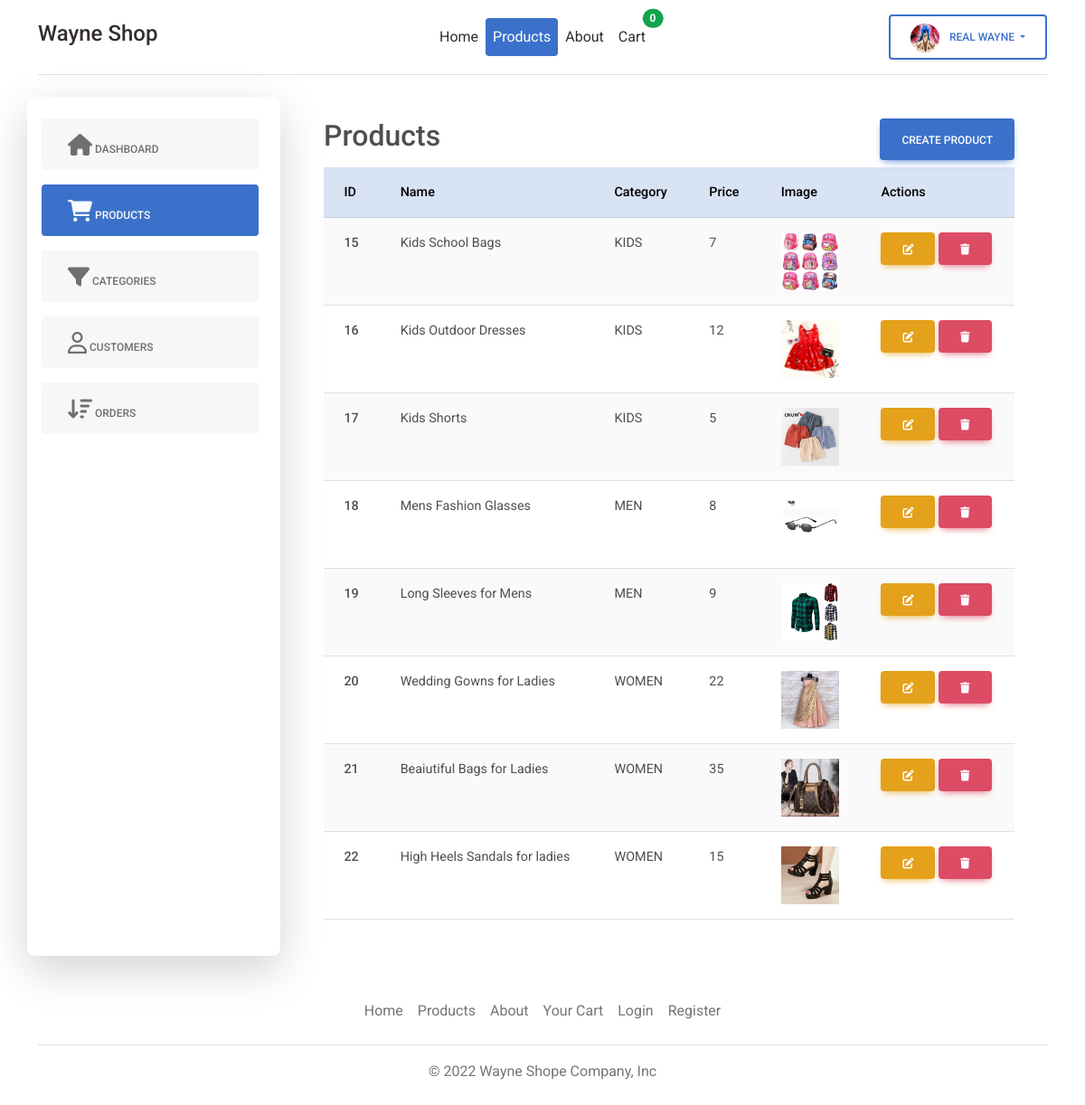
The page /admins/products.php (signed in) on the database its author committed.
### tables this page shows
CREATE TABLE `products` (
  `id` int(11) NOT NULL,
  `name` text NOT NULL,
  `category_id` int(11) NOT NULL,
  `price` int(11) NOT NULL,
  `image` text NOT NULL
);

CREATE TABLE `categories` (
  `id` int(11) NOT NULL,
  `name` text NOT NULL
);

### services/product_service.php (called while the page is built, shortened)
<?php
function get_all_products()
{
  global $pdo;
  $sql = "SELECT categories.name as category_name, categories.id as category_id, products.id, products.name, products.price, products.image FROM `products` INNER JOIN categories ON products.category_id=categories.id";
  $statement = $pdo->query($sql);
  $products = $statement->fetchAll(PDO::FETCH_ASSOC);
  return $products;
}

### admins/products.php (the view, shortened to what this page needs)
<?php include("../partials/header.php"); ?>
<?php include("../partials/admins_sidebar.php") ?>
<?php
$products = get_all_products();
?>
<div>
  <div class="d-flex justify-content-between   mb-2">
    <h2>Products</h2>
    <button type="button" class="btn btn-primary" data-mdb-toggle="modal" data-mdb-target="#exampleModal">
      Create Product
    </button>
  </div>
  <div class="table-responsive">
    <table class="table table-striped  ">
      <thead class="table-primary">
        <tr>
          <th>ID</th>
          <th>Name</th>
          <th>Category</th>
          <th>Price</th>
          <th>Image</th>
          <th>Actions</th>
        </tr>
      </thead>
      <tbody>
        <?php foreach ($products as $product) : ?>
          <tr>
            <th scope="row"><?php echo ($product["id"]) ?></th>
            <td><?php echo ($product["name"]) ?></td>
            <td><?php echo ($product["category_name"]) ?> </td>
            <td><?php echo ($product["price"]) ?></td>
            <td><img class="d-block" style="width: 4rem; height: 4rem;" src="<?php echo ($product["image"]) ?>" alt=""></td>
            <td>
              <button type="button" class="btn btn-warning" data-mdb-toggle="modal" data-mdb-target="#edit_product_modal">
                <i class="fa-solid fa-pen-to-square"></i>
              </button>
              <form class="d-inline" action="/commerce/admins/products.php" method="POST">
                <button type="submit" class="btn btn-danger" name="_action" value="delete_product"><i class="fa-solid fa-trash"></i></button>
              </form>
            </td>
          </tr>
        <?php endforeach; ?>
      </tbody>
    </table>
  </div>
</div>
<?php include("../partials/admins_sidebar_closing.php"); ?>
<?php include("../partials/footer.php"); ?>

### rows shown on the page
products: id "15", name "Kids School Bags", category.name "KIDS", price "7", image (picture)
products: id "16", name "Kids Outdoor Dresses", category.name "KIDS", price "12", image (picture)
products: id "17", name "Kids Shorts", category.name "KIDS", price "5", image (picture)
products: id "18", name "Mens Fashion Glasses", category.name "MEN", price "8", image (picture)
products: id "19", name "Long Sleeves for Mens", category.name "MEN", price "9", image (picture)
products: id "20", name "Wedding Gowns for Ladies", category.name "WOMEN", price "22", image (picture)
products: id "21", name "Beaiutiful Bags for Ladies", category.name "WOMEN", price "35", image (picture)
products: id "22", name "High Heels Sandals for ladies", category.name "WOMEN", price "15", image (picture)

### other values the page prints
$cart_items_count "0"
$navbar_user["first_name"] "REAL"
$navbar_user["last_name"] "WAYNE"
